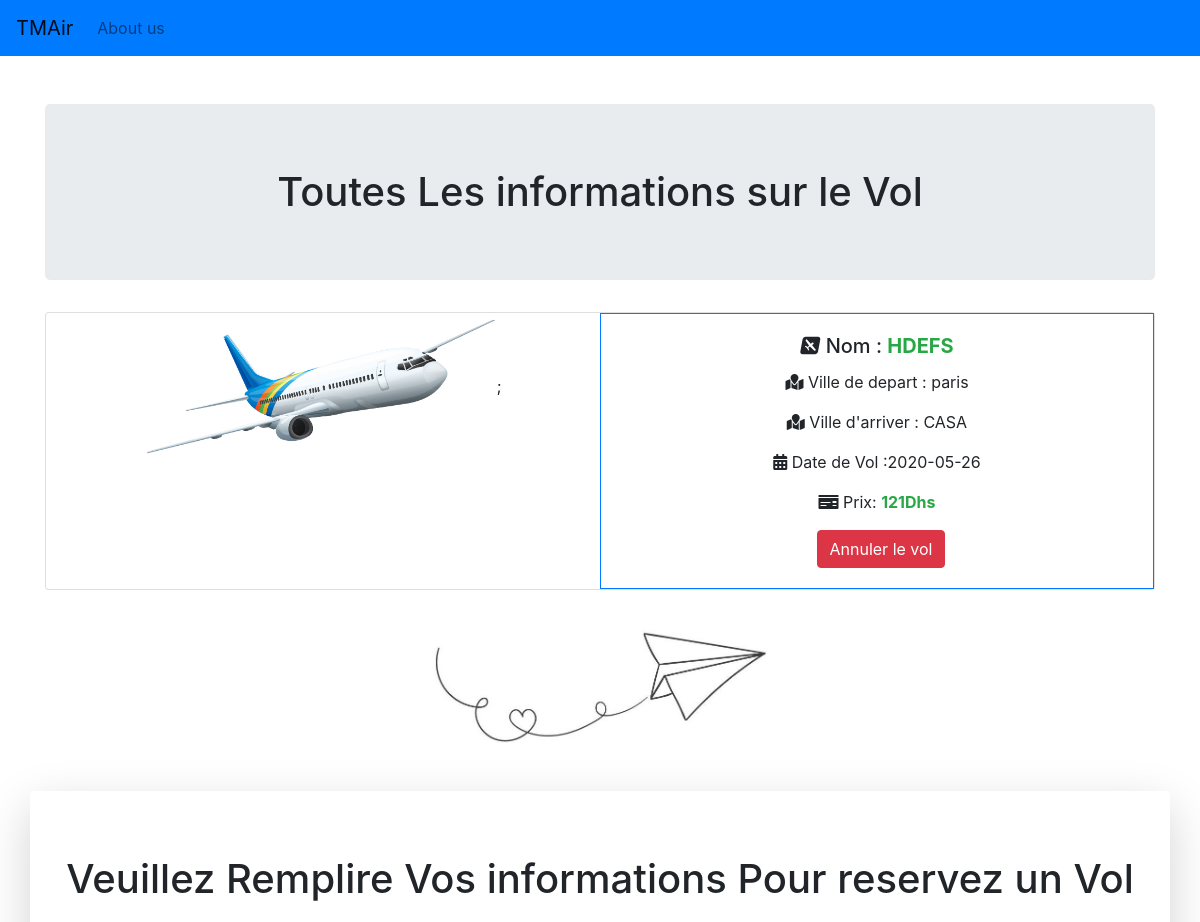
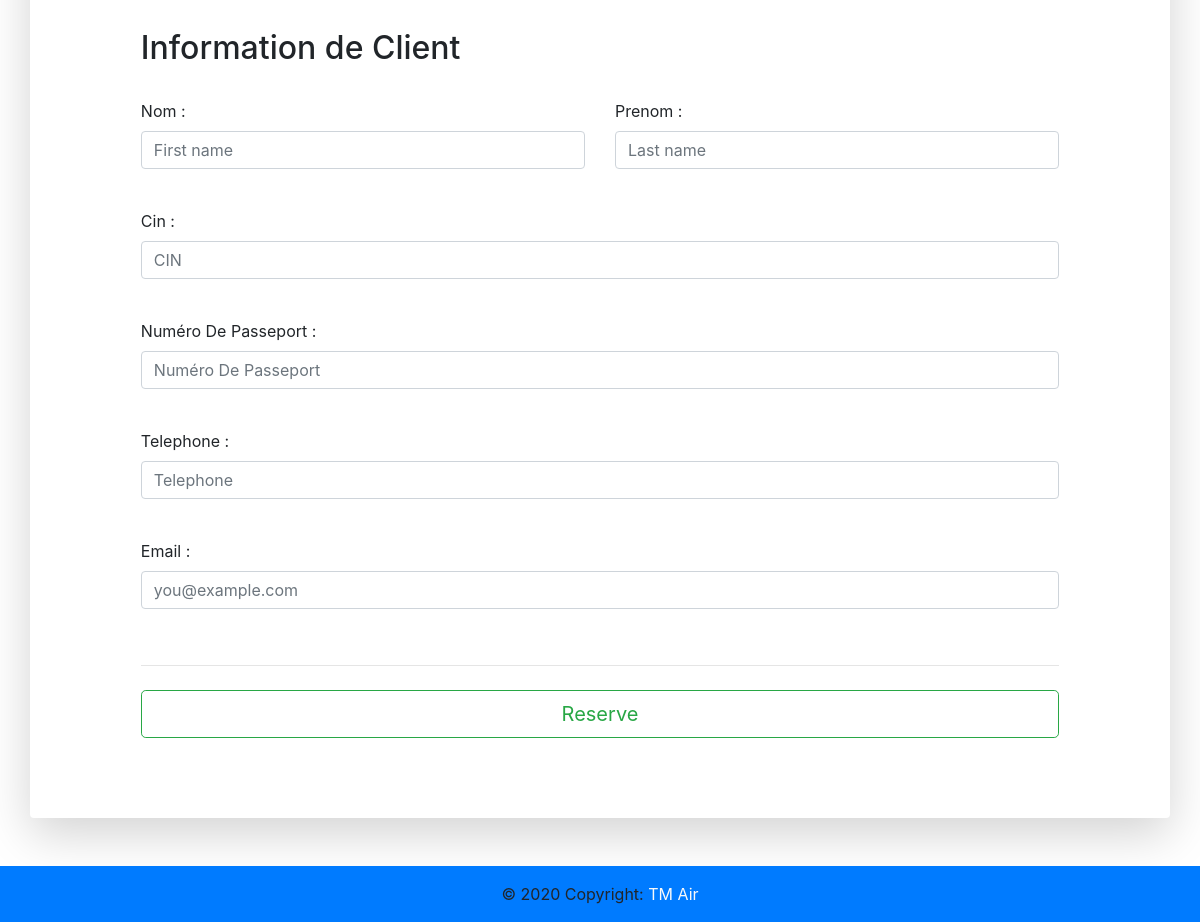
/FirstPage/read_one.php?id=25, run on the app's committed database (2 pictures, top to bottom).
### tables this page shows
CREATE TABLE `vols` (
  `id` int(11) NOT NULL,
  `name` varchar(255) NOT NULL,
  `price` int(10) NOT NULL,
  `image` text NOT NULL,
  `created` timestamp NOT NULL DEFAULT current_timestamp(),
  `pays_depart` varchar(111) NOT NULL,
  `pays_arrive` varchar(111) NOT NULL,
  `date_vol` date NOT NULL,
  `hour_vol` int(11) NOT NULL,
  `minute_vol` int(11) NOT NULL,
  `nb_place` int(11) NOT NULL
);

### FirstPage/read_one.php (the view, shortened to what this page needs)
<html>
 <head>
  <link rel="stylesheet" href="https://cdnjs.cloudflare.com/ajax/libs/font-awesome/5.11.2/css/all.css">
  <link rel="stylesheet" href="https://stackpath.bootstrapcdn.com/bootstrap/4.4.1/css/bootstrap.min.css">
 </head>
 <body>
 <nav class="navbar navbar-expand-lg navbar-light bg-primary">
  <a class="navbar-brand" href="#">TMAir</a>
  <div class="collapse navbar-collapse" id="navbarNav">
    <ul class="navbar-nav">
      <li class="nav-item">
        <a class="nav-link" href="#">About us</a>
      </li>
    </ul>
  </div>
</nav>
    <div class="container">
        <div class="page-header">
            <h1 style="text-align:center;" class="mt-5 jumbotron">Toutes Les informations sur le Vol </h1>
        </div>
         <?php
            $id=isset($_GET['id']) ? $_GET['id'] : die('ERROR: Record ID not found.');
            include '../data/connectdb.php';
            try {
                $query = "SELECT id, name, price,pays_depart,pays_arrive,date_vol,image FROM vols WHERE id = $id";
                $result = mysqli_query($conn,$query);
                $row =mysqli_fetch_array($result);
                $name = $row['name'];
                $date_vol=$row['date_vol'];
                $pays_depart = $row['pays_depart'];
                $price = $row['price'];
                $image=$row['image'];
                $pays_arrive=$row['pays_arrive'];
            }
            catch(PDOException $exception){
                die('ERROR: ' . $exception->getMessage());
            }
        ?>
            <div class="card mb-3" >
                <div class="row no-gutters">
                    <div class="col-md-6  text-center hover">
                        <img   src='<?php echo "image/{$image}" ?>' style='height:150px; '>;
                    </div>
                    <div class="col-md-6">
                    <div class="card-body   text-center border border-primary ">
                        <h5 class="card-title "><i class="fab fa-avianex"></i> Nom : <span class="font-weight-bold text-success"> <?php echo "{$name}" ?><span></h5>
                        <p class="card-text"><i class="fas fa-map-marked"></i> Ville de depart : <span class="text-center "> <?php echo "{$pays_depart}" ?></span></p>
                        <p class="card-text"><i class="fas fa-map-marked"></i> Ville d'arriver : <span class="text-center"> <?php echo "{$pays_arrive}" ?></span></p>
                        <p class="card-text"><i class="fas fa-calendar-alt"></i> Date de Vol :<span class="text-center"><?php echo "{$date_vol}" ?></span></p>
                        <p class="card-text"><i class="fas fa-money-check "></i> Prix: <span class="text-center font-weight-bold text-success"><?php echo "{$price}" ?>Dhs</span></p>
                        <a href='index.php' class='btn btn-danger ml-2'>Annuler le vol</a>
                    </div>
                    </div>
                </div>
            </div>
    </div>
    <br>
    <div class="container">
        <div class="">
            <center>
                <img src="image/back_img3.jpg" alt="" style="width: 30%;">
            </center>
        </div>
    </div>
    <div class="container shadow-lg p-3 mt-5 mb-5 bg-white rounded">
            <h1 class="text-center mt-5">Veuillez Remplire Vos informations Pour reservez un Vol</h1>
        <div class="row mb-5 mt-5">
            <div class="col-md-1 order-md-1"></div>
            <div class="col-md-10 order-md-1">
                <form class="needs-validation" method='POST' action='reservation_submit.php'>
                    <h2>Information de Client</h2><br>
                    <div class="row">
                        <div class="col-md-6 mb-3">
                            <label for="text">Nom :</label>
                            <input type="text" name="nom_client" class="form-control" id="firstName" placeholder="First name" required>
                        </div>
                        <div class="col-md-6 mb-3">
                            <label for="text">Prenom :</label>
                            <input type="text" name="prenom_client" class="form-control" id="lastName" placeholder="Last name" required>
                        </div>
                    </div><br>
                    <div class="mb-3">
                        <label for="text">Cin :</label>
                        <input type="text" name="cin_client" class="form-control text-uppercase" id="cin" placeholder="CIN" required>
                    </div><br>
                    <div class="mb-3">
                        <label for="text">Numéro De Passeport :</label>
                        <input type="text" name="num_pasport" class="form-control" id="num_pasport" placeholder="Numéro De Passeport" required>
                    </div><br>
                    <div class="mb-3">
                        <label for="example-tel-input">Telephone :</label>
                        <input type="number" name="phon" class="form-control" id="example-tel-input" placeholder="Telephone" required>
                    </div><br>
                    <div class="mb-3">
                        <label for="text">Email :</label>
                        <input type="text" name="email" class="form-control" id="email" placeholder="you@example.com" required>
                    </div><br>
                    <hr class="mb-4">
                    <button class="btn btn-outline-success btn-lg btn-block" type="submit"  name="submit">Reserve</button>
                </form>
            </div>
            <div class="col-md-1 order-md-1">
            </div>
        </div>
    </div>
    <footer class="page-footer font-small bg-primary">
<div class="footer-copyright text-center mt-5 py-3 mb-0">© 2020 Copyright:<a href="" class="text-light"> TM Air</a></div>
</footer>
</body>
</html>

### data on the page
vols: image (picture), name "HDEFS", pays_depart "paris", pays_arrive "CASA", date_vol "2020-05-26", price "121"
